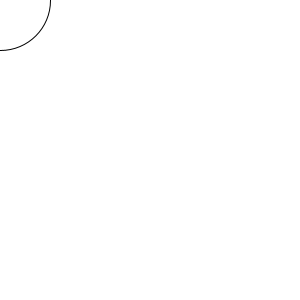
Frame 1 (no input)
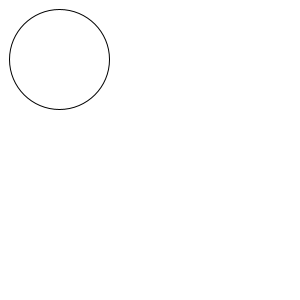
Frame 60 (the mouse pressed at the canvas centre just before this capture)
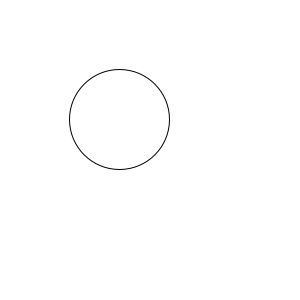
Frame 120 (the mouse held since frame 60 and released just before this capture)

The Processing sketch that drew these frames (run headless with seeded random() and noise(); from frame 60 on, the mouse is pressed at the canvas centre):

// Processing sketch: Animation_practice_4
// ── Animation_practice_4.pde
int x = 0;
void setup() {
  size(300, 300);
}

void draw() {
  background(255);
  circle(x, x, 100);
  x = x + 1;
  if(x > 350) {
    x = -50;
  }
}
